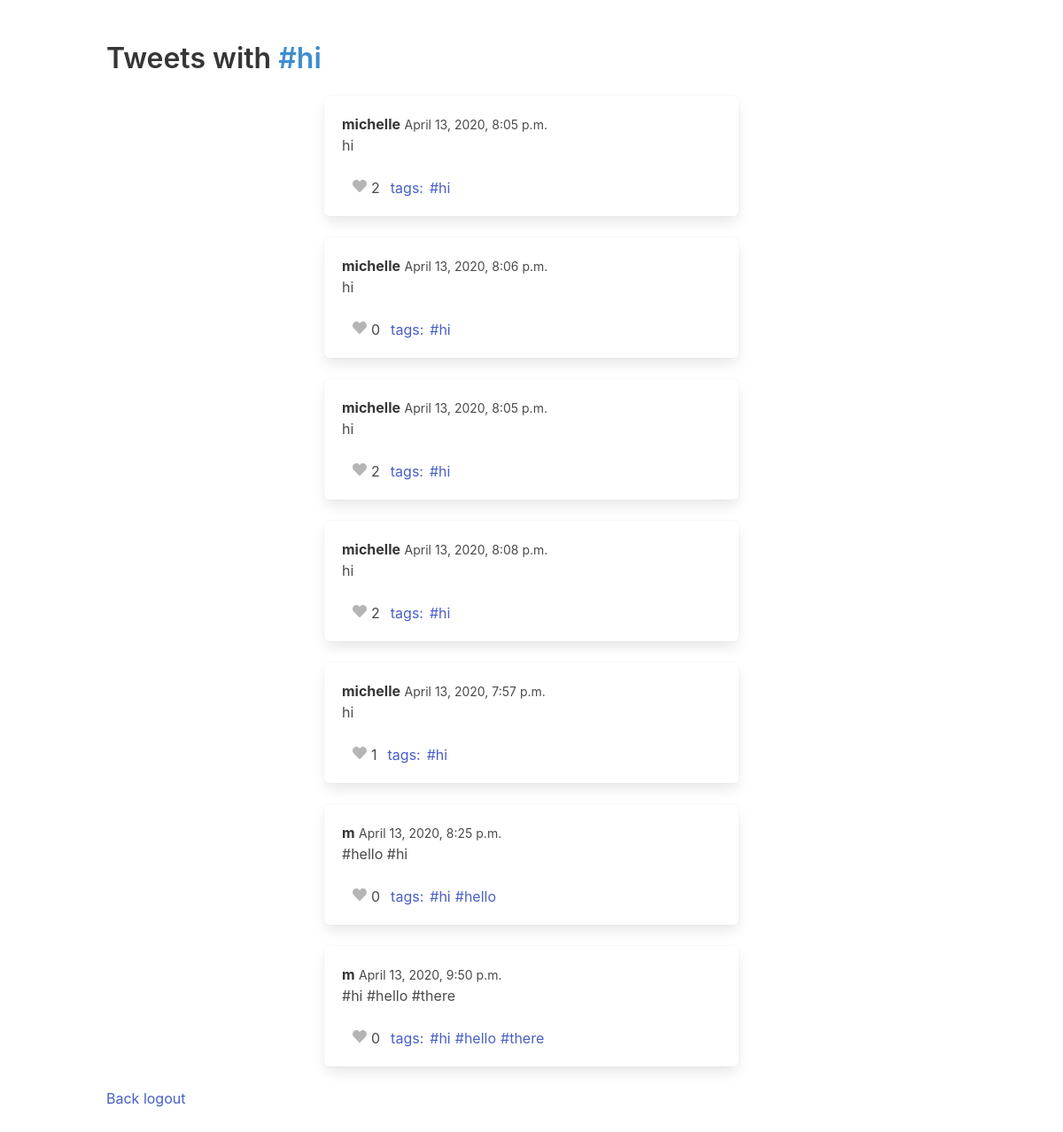
/hashtag/18, run on an earlier commit of the app's database.
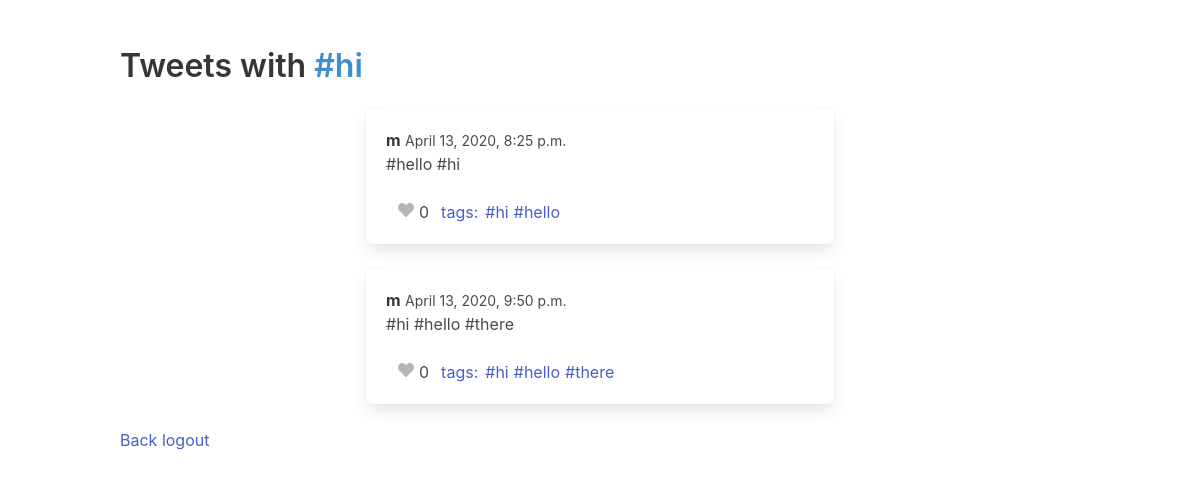
And on a later commit of the database.
### core/models.py (models this page shows)
class Hashtag(models.Model):
  tweets = models.ManyToManyField(Tweet)
  name = models.CharField(max_length=50)

class Tweet(models.Model):
  time = models.DateTimeField(auto_now=True)
  author = models.CharField(max_length=40)
  content = models.CharField(max_length=280)
  likes = models.ManyToManyField(User)

### core/views.py (the view)
# urls.py: path('hashtag/<int:id>', hashtag, name='hashtag'),
def hashtag(request, id):
  hashtag = Hashtag.objects.get(id=id)
  return render(request, "hashtag.html", {"hashtag": hashtag})

### core/templates/hashtag.html (shortened to what this page needs)
<!DOCTYPE html>
<html>
  <head>
    <link rel="stylesheet" href="https://cdn.jsdelivr.net/npm/bulma@0.8.2/css/bulma.min.css">
  </head>
  <body>
  <section class="section">
    <div class="container">
      <h1 class="title">
        Tweets with  <strong class="has-text-info">#{{hashtag.name}}</strong>
      </h1>
      <div class="columns">
        <div class="column is-3"></div>
        <div class="column is-6 container has-text-left">
          {% for tweet in hashtag.tweets.all %}
          <div class="box content">
            <div class="content">
              <p>
                <strong>{{tweet.author}}</strong> <small>{{tweet.time}}</small>
                <br>
                {{tweet.content}}
              </p>
            </div>
            <nav class="level is-mobile">
              <div class="level-left">
                <a class="level-item">
                  {% if user.is_authenticated and user in tweet.likes.all %}
                  <a href="{% url 'like' id=tweet.id %}">
                    <span class="icon is-small has-text-danger" style="margin-right: 5px;">
                      <i class="fas fa-heart"></i>
                    </span>
                  </a>
                  {{tweet.likes.all.count}}
                  {% else %}
                  <a>
                    <span class="icon is-small has-text-grey-light" style="margin-right: 5px;">
                      <i class="fas fa-heart"></i>
                    </span>
                  </a>
                  {{tweet.likes.all.count}}
                  {% endif %}
                </a>
                <a class="level-item" style="margin-right: 2px;">
                  {% if tweet.hashtag_set.all.count != 0 %}
                  tags:{% for tag in tweet.hashtag_set.all %}
                  <a href="{% url 'hashtag' id=tag.id%}" style="margin-left: 5px;">#{{tag.name}}</a>
                  {% endfor %}
                  {%endif %}
                </a>
              </div>
            </nav>
          </div>
          {% endfor %}
        </div>
        <div class="column is-3"></div>
      </div>
      <a class="btn btn-primary" href="/">Back</a>
      <a class="btn btn-primary" href="/logout">logout</a>
    </div>
  </section>
  </body>
</html>

What changed in the data, as far as the page shows it:
removed Tweet: author "michelle", time "April 13, 2020, 8:05 p.m.", content "hi", likes.all.count "2", Hashtag (name "hi")
removed Tweet: author "michelle", time "April 13, 2020, 8:06 p.m.", content "hi", likes.all.count "0", Hashtag (name "hi")
removed Tweet: author "michelle", time "April 13, 2020, 8:05 p.m.", content "hi", likes.all.count "2", Hashtag (name "hi")
removed Tweet: author "michelle", time "April 13, 2020, 8:08 p.m.", content "hi", likes.all.count "2", Hashtag (name "hi")
removed Tweet: author "michelle", time "April 13, 2020, 7:57 p.m.", content "hi", likes.all.count "1", Hashtag (name "hi")
